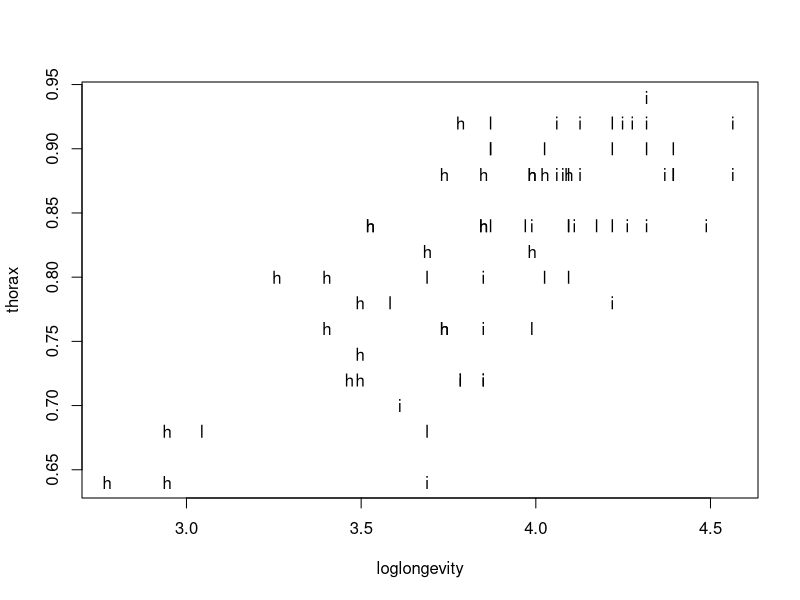
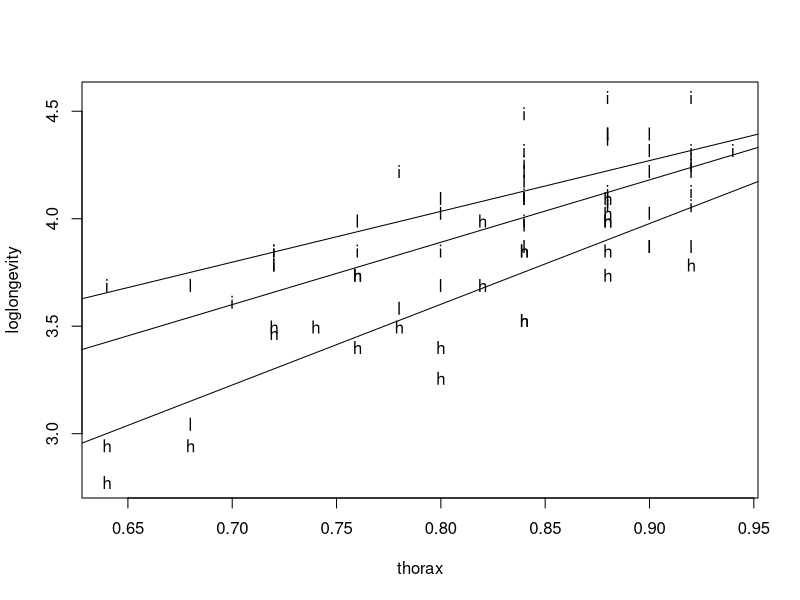
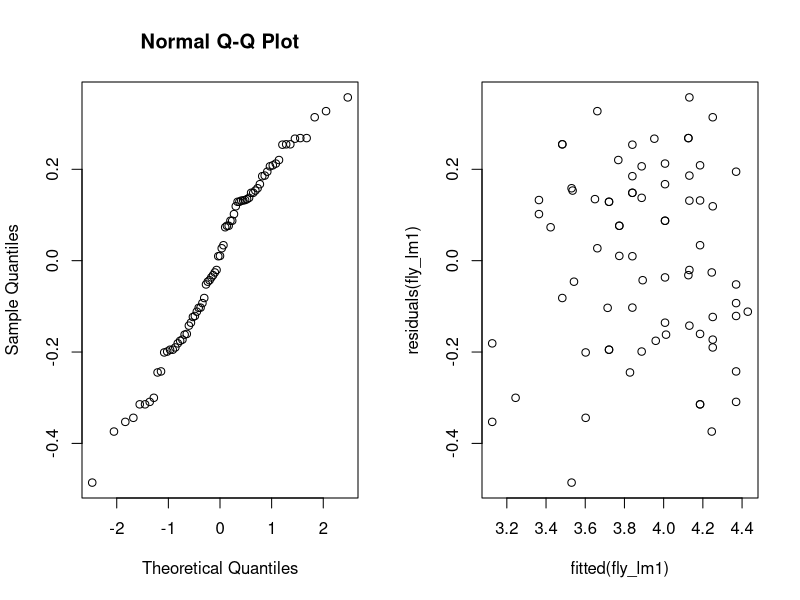
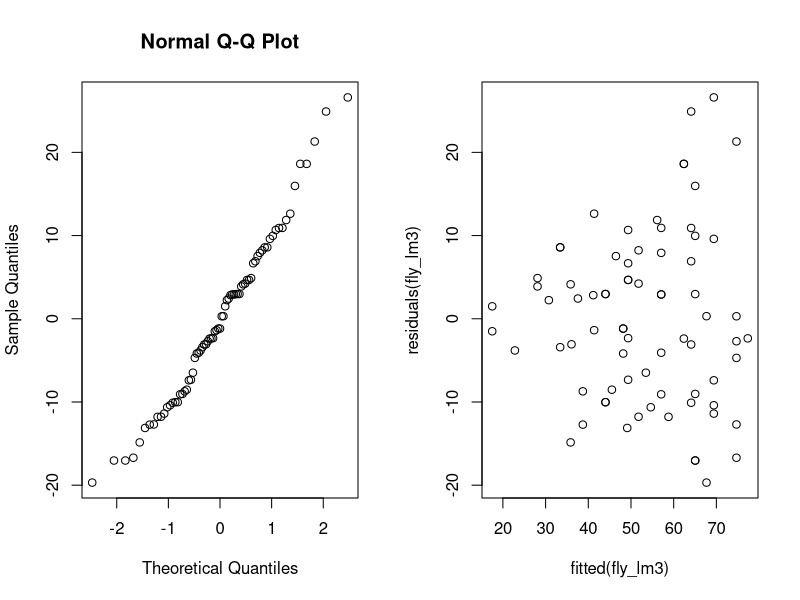
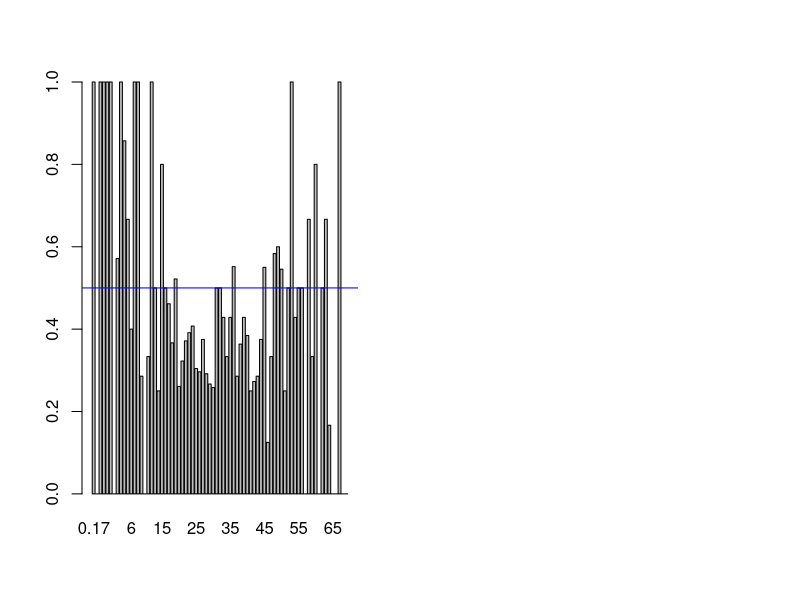
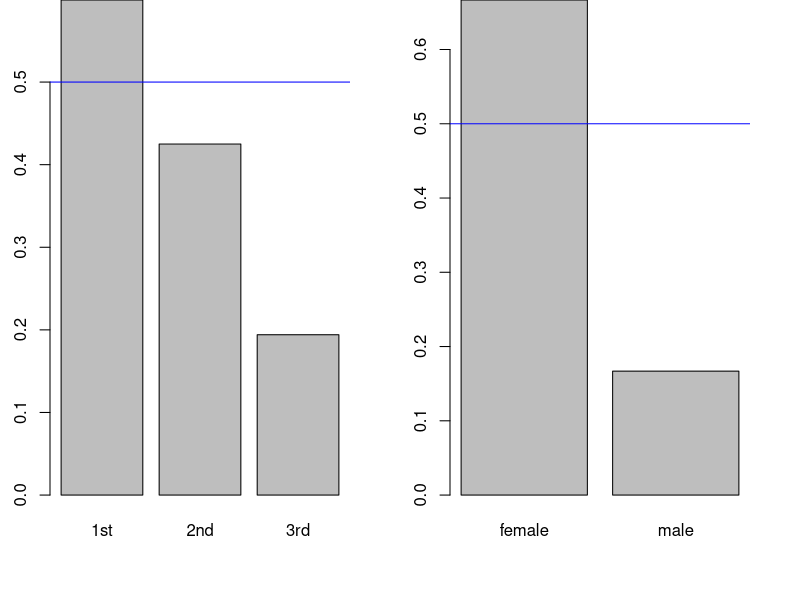
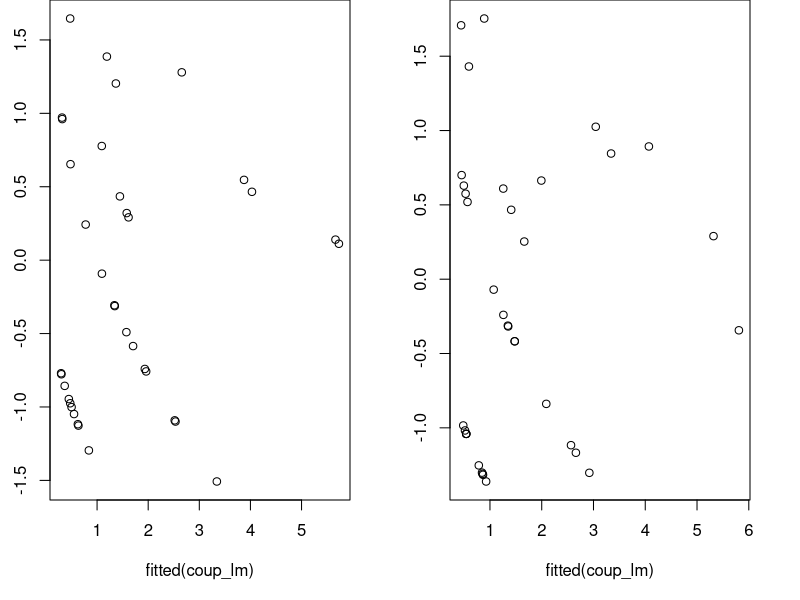

Recreate these plots in R, in order.
## ---- chunk 1
fly_data <- read.table("fruitflies.txt", header=TRUE)
fly_data$loglongevity <- log(fly_data$longevity)
with(fly_data, plot(loglongevity, thorax, pch=as.character(activity)))
## ---- chunk 2
fly_lm <- lm(loglongevity ~ activity, data=fly_data)
res <- anova(fly_lm); res
## ---- chunk 3
coef <- summary(fly_lm)$coefficients[, "Estimate"]; coef
## ---- chunk 4
fly_lm1 <- lm(loglongevity ~ activity + thorax, data=fly_data)
drop1(fly_lm1, test="F")
## ---- chunk 5
coef <- summary(fly_lm1)$coefficients[, "Estimate"]; coef
## ---- chunk 6
plot(loglongevity~thorax, pch=unclass(activity), data=fly_data)
for(activity in c("isolated", "low", "high")) 
    abline(lm(loglongevity~thorax, data=fly_data[fly_data$activity==activity,]))
## ---- chunk 7
fly_lm2 <- lm(loglongevity ~ activity * thorax, data=fly_data)
summary(fly_lm2)
## ---- chunk 8
par(mfrow=c(1, 2))
qqnorm(residuals(fly_lm1))
plot(fitted(fly_lm1), residuals(fly_lm1))
## ---- chunk 9
fly_lm3 <- lm(longevity~factor(activity) + thorax, data = fly_data)
res <- drop1(fly_lm3, test="F")
par(mfrow=c(1, 2))
qqnorm(residuals(fly_lm3))
plot(fitted(fly_lm3), residuals(fly_lm3))
## ---- chunk 10
life_data <- read.table("titanic.txt", header=T)
plot_survived <- function(col, data=life_data) {
    tot <- xtabs(paste("~", col), data)
    barplot(xtabs(paste("Survived", "~", col), data) / tot)
    abline(h=0.5, col="Blue")
}; plot_survived("Age")
## ---- chunk 11
par(mfrow=c(1, 2), mar=c(5, 2.5, 0, 2.5))
plot_survived("PClass"); plot_survived("Sex")
## ---- chunk 12
sex_class <- xtabs(~Sex+PClass, data=life_data)
sex_class.c <- xtabs(Survived~Sex+PClass, data=life_data)
round(sex_class.c/sex_class, 2)
## ---- chunk 13
life_lm <- glm(Survived~Age+Sex+PClass, data=life_data, family=binomial)
coef <- summary(life_lm)$coefficients; coef
## ---- chunk 14
life_data$Age <- as.numeric(life_data$Age)
life_data$Sex <- as.factor(life_data$Sex)
life_data$PClass <- as.factor(life_data$PClass)
life_lm1 <- glm(Survived~Age+Sex+PClass+Age:PClass+Age:Sex, data=life_data, family=binomial)
anova(life_lm1, test="Chisq")
## ---- chunk 15
life_lm2 <- glm(Survived~Age+Sex+PClass+Age:Sex, data=life_data, family=binomial)
coef <- summary(life_lm2)$coefficients; coef
## ---- chunk 16
sexs <- c("male", "female")
classes <- c("1st", "2nd", "3rd")
pre_values <- numeric(6)
pre_data <- list()
i <- 1
for(sex in sexs)
    for(class in classes) {
        newdata <- data.frame(Age=53, Sex=sex, PClass=class)
        newdata$Prob_survival <- predict(life_lm2, newdata, type="response")
        pre_data[[i]] <- newdata
        i <- i+1
    }; do.call(rbind.data.frame, pre_data)
## ---- chunk 17
z1 <- fisher.test(xtabs(~Sex+Survived, data=life_data)); z1
## ---- chunk 18
z2 <- fisher.test(xtabs(~PClass+Survived, data=life_data)); z2
## ---- chunk 19
coup_data <- read.table("africa.txt", header=T)
coup_data$pollib <- as.factor(coup_data$pollib)
coup_lm <- glm(
    miltcoup~oligarchy+pollib+parties+pctvote+popn+size+numelec+numregim, 
    family=poisson, data=coup_data
); coef <- summary(coup_lm)$coefficients; coef
## ---- chunk 20
plot(fitted(coup_lm), residuals(coup_lm, type="deviance"), ylab="deviance residuals")
## ---- chunk 21
summary(glm(
    miltcoup~oligarchy+pollib+parties+pctvote+popn+size+numelec+numregim, 
    family=poisson, data=coup_data)
)$coefficients[, "Pr(>|z|)"]
## ---- chunk 22
summary(glm(
    miltcoup~oligarchy+pollib+parties+pctvote+popn+size+numregim, 
    family=poisson, data=coup_data)
)$coefficients[, "Pr(>|z|)"]
## ---- chunk 23
summary(glm(
    miltcoup~oligarchy+pollib+parties+pctvote+popn+size, 
    family=poisson, data=coup_data)
)$coefficients[, "Pr(>|z|)"]
## ---- chunk 24
summary(glm(
    miltcoup~oligarchy+pollib+parties+pctvote+popn, family=poisson, data=coup_data)
)$coefficients[, "Pr(>|z|)"]
## ---- chunk 25
summary(glm(
    miltcoup~oligarchy+pollib+parties+pctvote, family=poisson, data=coup_data)
)$coefficients[, "Pr(>|z|)"]
## ---- chunk 26
coup_lm <- glm(miltcoup~oligarchy+pollib+parties, family=poisson, data=coup_data)
coef <- summary(coup_lm)$coefficients; coef
## ---- chunk 27
plot(fitted(coup_lm), residuals(coup_lm, type="deviance"), ylab="deviance residuals")
## ---- chunk 28
mean_obli <- mean(coup_data[,"oligarchy"])
mean_part <- mean(coup_data[,"parties"])
exp(coef["(Intercept)", "Estimate"] + 
    coef["oligarchy", "Estimate"] * mean_obli + 
    coef["parties", "Estimate"] * mean_part)
## ---- chunk 29
exp(coef["pollib1", "Estimate"] + 
    coef["(Intercept)", "Estimate"] + 
    coef["oligarchy", "Estimate"] * mean_obli + 
    coef["parties", "Estimate"] * mean_part)
## ---- chunk 30
exp(coef["pollib2", "Estimate"] + 
    coef["(Intercept)", "Estimate"] + 
    coef["oligarchy", "Estimate"] * mean_obli + 
    coef["parties", "Estimate"] * mean_part)
